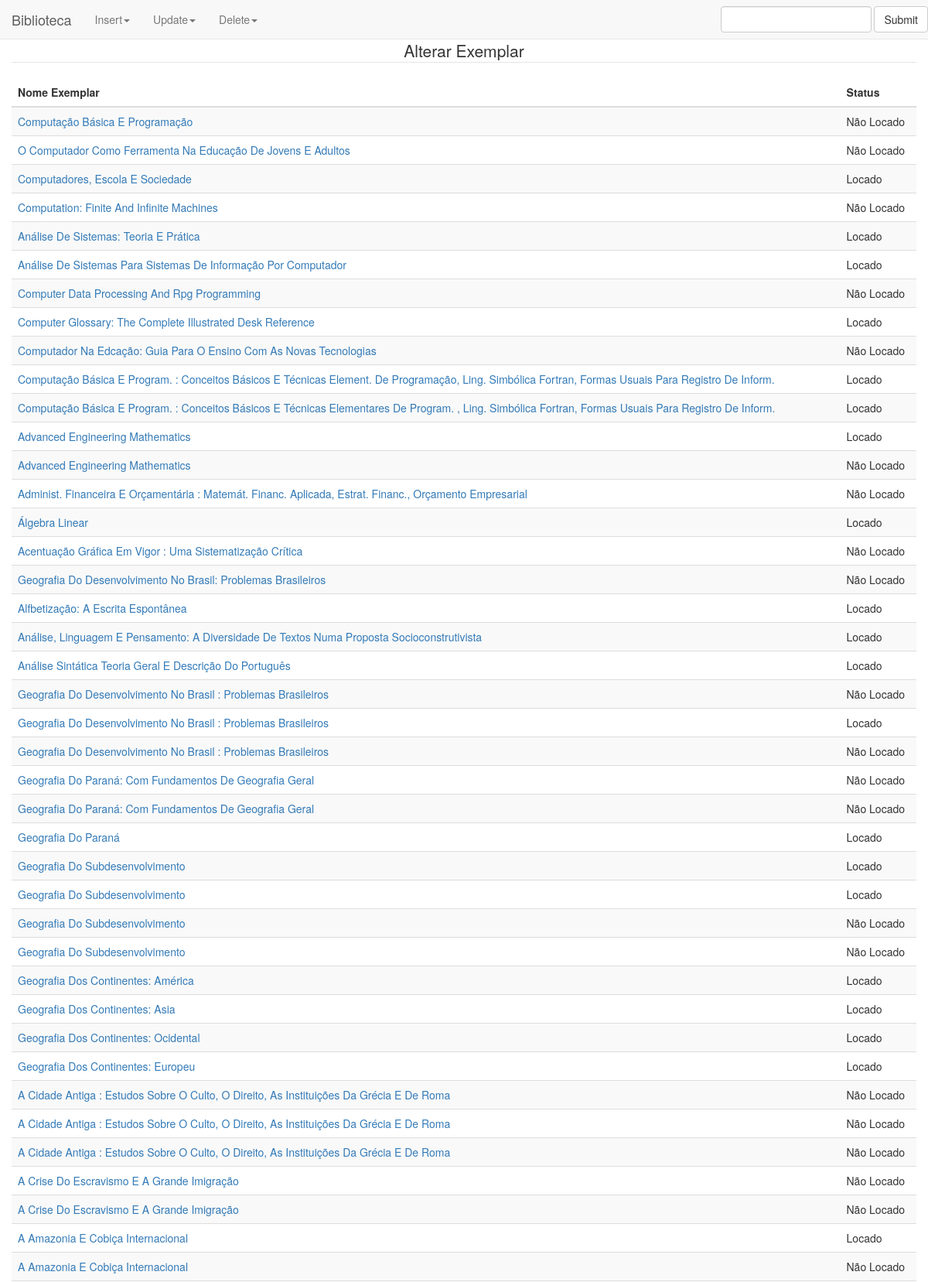
/tabelas/tb_exemplar/update.php (upper part), run on the app's committed database.
### tables this page shows
Create Table Tb_Exemplar(
	Exe_Codigo integer Not Null Primary Key, 
    Exe_Codlivro integer Not Null References Tb_Livro(Liv_Codigo),
    Exe_Status varchar(10) Not Null
);

Create Table Tb_Livro(
	Liv_Codigo Integer Not Null Primary Key,
    Liv_Titulo varchar(150) Not Null,
    Liv_Codeditora integer Not Null References Tb_Editora (Edi_Codigo),
    Liv_Codcategoria integer Not Null References Tb_Categoria(Cat_Codigo),
    Liv_Edicao varchar(15) Not Null,
    Liv_Ano    integer Not Null,
    Liv_Prazominimo varchar(15)
);

### tabelas/tb_exemplar/update.php (the view, shortened to what this page needs)
<?php
require_once("../../conection.php");
?>
<!DOCTYPE html>
<html lang="pt-br">
	<head>
		<link href="../../css/style.css" rel="stylesheet">
		<link href="../../css/bootstrap.min.css" rel="stylesheet">
		<link href="../../css/style.css" rel="stylesheet">
	</head>
	<body>
		<div class="container-fluid">
			<?php include '../../menu1.php';?>
			<div class="row" class="target">
				<div id="footer" class="col-md-12">
					<center>
						<legend>Alterar Exemplar</legend>
						<?php
						$sql = "select A.Exe_Codigo, B.Liv_Titulo, A.Exe_Status from tb_exemplar A, tb_livro B
							where A.Exe_Codlivro = B.Liv_Codigo
							order by Exe_Codlivro";
						$rs = mysql_query($sql,$conexao) or die ("Consulta nao realizada");
						?>
						<table class="table table-striped">
							<thead>
							<tr>
								<th>Nome Exemplar</th>
								<th>Status</th>
							</thead>
							<?php
								while($linha=mysql_fetch_array($rs)){
									$codigo = $linha["Exe_Codigo"];
									$nome   = $linha["Liv_Titulo"];
									$status = $linha["Exe_Status"];
							?>
							<tr>
								<td><a href="update1.php?Codigo=
									<?php echo $codigo;?>" method="post">
									<?php echo utf8_encode ($nome);?>
									</a>
								</td>
								<td><?php echo utf8_encode ($status);?></td>
							</tr>
							<?php } ?>
						</table>
				</div>
			</div>
		</div>
	</body>
</html>

### data on the page
tb_exemplar: Exe_Codlivro.Liv_Titulo "Computação Básica E Programação", Exe_Status "Não Locado"
tb_exemplar: Exe_Codlivro.Liv_Titulo "O Computador Como Ferramenta Na Educação De Jovens E Adultos", Exe_Status "Não Locado"
tb_exemplar: Exe_Codlivro.Liv_Titulo "Computadores, Escola E Sociedade", Exe_Status "Locado"
tb_exemplar: Exe_Codlivro.Liv_Titulo "Computation: Finite And Infinite Machines", Exe_Status "Não Locado"
tb_exemplar: Exe_Codlivro.Liv_Titulo "Análise De Sistemas: Teoria E Prática", Exe_Status "Locado"
tb_exemplar: Exe_Codlivro.Liv_Titulo "Análise De Sistemas Para Sistemas De Informação Por Computador", Exe_Status "Locado"
tb_exemplar: Exe_Codlivro.Liv_Titulo "Computer Data Processing And Rpg Programming", Exe_Status "Não Locado"
tb_exemplar: Exe_Codlivro.Liv_Titulo "Computer Glossary: The Complete Illustrated Desk Reference", Exe_Status "Locado"
tb_exemplar: Exe_Codlivro.Liv_Titulo "Computador Na Edcação: Guia Para O Ensino Com As Novas Tecnologias", Exe_Status "Não Locado"
tb_exemplar: Exe_Codlivro.Liv_Titulo "Computação Básica E Program. : Conceitos Básicos E Técnicas Element. De Programação, Ling. Simbólica Fortran, Formas Usuais Para Registro De Inform.", Exe_Status "Locado"
tb_exemplar: Exe_Codlivro.Liv_Titulo "Computação Básica E Program. : Conceitos Básicos E Técnicas Elementares De Program. , Ling. Simbólica Fortran, Formas Usuais Para Registro De Inform.", Exe_Status "Locado"
tb_exemplar: Exe_Codlivro.Liv_Titulo "Advanced Engineering Mathematics", Exe_Status "Locado"
tb_exemplar: Exe_Codlivro.Liv_Titulo "Advanced Engineering Mathematics", Exe_Status "Não Locado"
tb_exemplar: Exe_Codlivro.Liv_Titulo "Administ. Financeira E Orçamentária : Matemát. Financ. Aplicada, Estrat. Financ., Orçamento Empresarial", Exe_Status "Não Locado"
tb_exemplar: Exe_Codlivro.Liv_Titulo "Álgebra Linear", Exe_Status "Locado"
tb_exemplar: Exe_Codlivro.Liv_Titulo "Acentuação Gráfica Em Vigor : Uma Sistematização Crítica", Exe_Status "Não Locado"
tb_exemplar: Exe_Codlivro.Liv_Titulo "Geografia Do Desenvolvimento No Brasil: Problemas Brasileiros", Exe_Status "Não Locado"
tb_exemplar: Exe_Codlivro.Liv_Titulo "Alfbetização: A Escrita Espontânea", Exe_Status "Locado"
tb_exemplar: Exe_Codlivro.Liv_Titulo "Análise, Linguagem E Pensamento: A Diversidade De Textos Numa Proposta Socioconstrutivista", Exe_Status "Locado"
tb_exemplar: Exe_Codlivro.Liv_Titulo "Análise Sintática Teoria Geral E Descrição Do Português", Exe_Status "Locado"
tb_exemplar: Exe_Codlivro.Liv_Titulo "Geografia Do Desenvolvimento No Brasil : Problemas Brasileiros", Exe_Status "Não Locado"
tb_exemplar: Exe_Codlivro.Liv_Titulo "Geografia Do Desenvolvimento No Brasil : Problemas Brasileiros", Exe_Status "Locado"
tb_exemplar: Exe_Codlivro.Liv_Titulo "Geografia Do Desenvolvimento No Brasil : Problemas Brasileiros", Exe_Status "Não Locado"
tb_exemplar: Exe_Codlivro.Liv_Titulo "Geografia Do Paraná: Com Fundamentos De Geografia Geral", Exe_Status "Não Locado"
tb_exemplar: Exe_Codlivro.Liv_Titulo "Geografia Do Paraná: Com Fundamentos De Geografia Geral", Exe_Status "Não Locado"
tb_exemplar: Exe_Codlivro.Liv_Titulo "Geografia Do Paraná", Exe_Status "Locado"
tb_exemplar: Exe_Codlivro.Liv_Titulo "Geografia Do Subdesenvolvimento", Exe_Status "Locado"
tb_exemplar: Exe_Codlivro.Liv_Titulo "Geografia Do Subdesenvolvimento", Exe_Status "Locado"
tb_exemplar: Exe_Codlivro.Liv_Titulo "Geografia Do Subdesenvolvimento", Exe_Status "Não Locado"
tb_exemplar: Exe_Codlivro.Liv_Titulo "Geografia Do Subdesenvolvimento", Exe_Status "Não Locado"
tb_exemplar: Exe_Codlivro.Liv_Titulo "Geografia Dos Continentes: América", Exe_Status "Locado"
tb_exemplar: Exe_Codlivro.Liv_Titulo "Geografia Dos Continentes: Asia", Exe_Status "Locado"
tb_exemplar: Exe_Codlivro.Liv_Titulo "Geografia Dos Continentes: Ocidental", Exe_Status "Locado"
tb_exemplar: Exe_Codlivro.Liv_Titulo "Geografia Dos Continentes: Europeu", Exe_Status "Locado"
tb_exemplar: Exe_Codlivro.Liv_Titulo "A Cidade Antiga : Estudos Sobre O Culto, O Direito, As Instituições Da Grécia E De Roma", Exe_Status "Não Locado"
tb_exemplar: Exe_Codlivro.Liv_Titulo "A Cidade Antiga : Estudos Sobre O Culto, O Direito, As Instituições Da Grécia E De Roma", Exe_Status "Não Locado"
tb_exemplar: Exe_Codlivro.Liv_Titulo "A Cidade Antiga : Estudos Sobre O Culto, O Direito, As Instituições Da Grécia E De Roma", Exe_Status "Não Locado"
tb_exemplar: Exe_Codlivro.Liv_Titulo "A Crise Do Escravismo E A Grande Imigração", Exe_Status "Não Locado"
tb_exemplar: Exe_Codlivro.Liv_Titulo "A Crise Do Escravismo E A Grande Imigração", Exe_Status "Não Locado"
tb_exemplar: Exe_Codlivro.Liv_Titulo "A Amazonia E Cobiça Internacional", Exe_Status "Locado"
tb_exemplar: Exe_Codlivro.Liv_Titulo "A Amazonia E Cobiça Internacional", Exe_Status "Não Locado"
